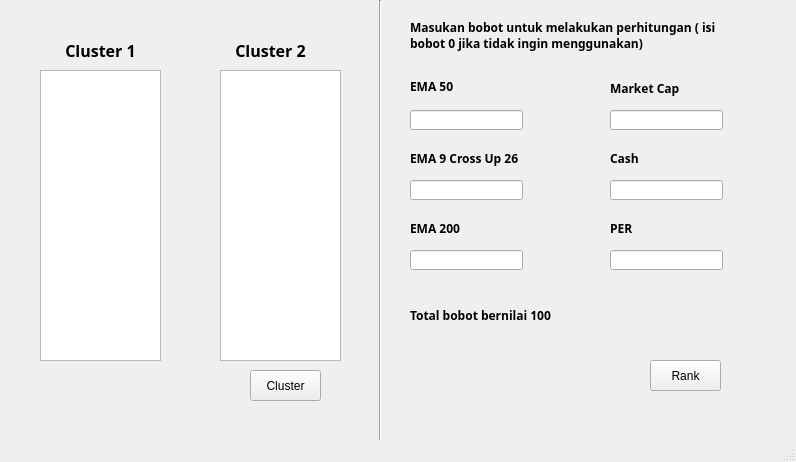
<?xml version="1.0" encoding="UTF-8"?>
<ui version="4.0">
 <class>MainWindow</class>
 <widget class="QMainWindow" name="MainWindow">
  <property name="geometry">
   <rect>
    <x>0</x>
    <y>0</y>
    <width>796</width>
    <height>462</height>
   </rect>
  </property>
  <property name="windowTitle">
   <string>MainWindow</string>
  </property>
  <property name="autoFillBackground">
   <bool>true</bool>
  </property>
  <widget class="QWidget" name="centralwidget">
   <widget class="QPushButton" name="pushButton_6">
    <property name="geometry">
     <rect>
      <x>250</x>
      <y>370</y>
      <width>71</width>
      <height>31</height>
     </rect>
    </property>
    <property name="styleSheet">
     <string notr="true">font: 87 8pt &quot;Arial Black&quot;;</string>
    </property>
    <property name="text">
     <string>Cluster</string>
    </property>
   </widget>
   <widget class="Line" name="line">
    <property name="geometry">
     <rect>
      <x>370</x>
      <y>0</y>
      <width>20</width>
      <height>461</height>
     </rect>
    </property>
    <property name="autoFillBackground">
     <bool>true</bool>
    </property>
    <property name="orientation">
     <enum>Qt::Vertical</enum>
    </property>
   </widget>
   <widget class="QLabel" name="label_8">
    <property name="enabled">
     <bool>true</bool>
    </property>
    <property name="geometry">
     <rect>
      <x>60</x>
      <y>40</y>
      <width>81</width>
      <height>21</height>
     </rect>
    </property>
    <property name="font">
     <font>
      <family>Arial Black</family>
      <pointsize>12</pointsize>
      <weight>75</weight>
      <italic>false</italic>
      <bold>true</bold>
     </font>
    </property>
    <property name="acceptDrops">
     <bool>true</bool>
    </property>
    <property name="autoFillBackground">
     <bool>false</bool>
    </property>
    <property name="styleSheet">
     <string notr="true"/>
    </property>
    <property name="text">
     <string>Cluster 1</string>
    </property>
    <property name="scaledContents">
     <bool>false</bool>
    </property>
    <property name="alignment">
     <set>Qt::AlignCenter</set>
    </property>
   </widget>
   <widget class="QLabel" name="label_9">
    <property name="enabled">
     <bool>true</bool>
    </property>
    <property name="geometry">
     <rect>
      <x>230</x>
      <y>40</y>
      <width>81</width>
      <height>21</height>
     </rect>
    </property>
    <property name="font">
     <font>
      <family>Arial Black</family>
      <pointsize>12</pointsize>
      <weight>75</weight>
      <italic>false</italic>
      <bold>true</bold>
     </font>
    </property>
    <property name="acceptDrops">
     <bool>true</bool>
    </property>
    <property name="autoFillBackground">
     <bool>false</bool>
    </property>
    <property name="styleSheet">
     <string notr="true"/>
    </property>
    <property name="text">
     <string>Cluster 2</string>
    </property>
    <property name="scaledContents">
     <bool>false</bool>
    </property>
    <property name="alignment">
     <set>Qt::AlignCenter</set>
    </property>
   </widget>
   <widget class="QPushButton" name="pushButton_7">
    <property name="geometry">
     <rect>
      <x>650</x>
      <y>360</y>
      <width>71</width>
      <height>31</height>
     </rect>
    </property>
    <property name="styleSheet">
     <string notr="true">font: 87 8pt &quot;Arial Black&quot;;</string>
    </property>
    <property name="text">
     <string>Rank</string>
    </property>
   </widget>
   <widget class="QLineEdit" name="lineEdit">
    <property name="geometry">
     <rect>
      <x>410</x>
      <y>110</y>
      <width>113</width>
      <height>20</height>
     </rect>
    </property>
   </widget>
   <widget class="QLabel" name="label">
    <property name="geometry">
     <rect>
      <x>410</x>
      <y>80</y>
      <width>46</width>
      <height>13</height>
     </rect>
    </property>
    <property name="font">
     <font>
      <family>Arial Black</family>
      <weight>75</weight>
      <bold>true</bold>
     </font>
    </property>
    <property name="autoFillBackground">
     <bool>false</bool>
    </property>
    <property name="text">
     <string>EMA 50</string>
    </property>
   </widget>
   <widget class="QLabel" name="label_2">
    <property name="geometry">
     <rect>
      <x>410</x>
      <y>150</y>
      <width>121</width>
      <height>16</height>
     </rect>
    </property>
    <property name="font">
     <font>
      <family>Arial Black</family>
      <weight>75</weight>
      <bold>true</bold>
     </font>
    </property>
    <property name="autoFillBackground">
     <bool>false</bool>
    </property>
    <property name="text">
     <string>EMA 9 Cross Up 26</string>
    </property>
   </widget>
   <widget class="QLineEdit" name="lineEdit_2">
    <property name="geometry">
     <rect>
      <x>410</x>
      <y>180</y>
      <width>113</width>
      <height>20</height>
     </rect>
    </property>
   </widget>
   <widget class="QLineEdit" name="lineEdit_3">
    <property name="geometry">
     <rect>
      <x>410</x>
      <y>250</y>
      <width>113</width>
      <height>20</height>
     </rect>
    </property>
   </widget>
   <widget class="QLabel" name="label_3">
    <property name="geometry">
     <rect>
      <x>410</x>
      <y>220</y>
      <width>121</width>
      <height>16</height>
     </rect>
    </property>
    <property name="font">
     <font>
      <family>Arial Black</family>
      <weight>75</weight>
      <bold>true</bold>
     </font>
    </property>
    <property name="autoFillBackground">
     <bool>false</bool>
    </property>
    <property name="text">
     <string>EMA 200</string>
    </property>
   </widget>
   <widget class="QLabel" name="label_4">
    <property name="geometry">
     <rect>
      <x>610</x>
      <y>80</y>
      <width>81</width>
      <height>16</height>
     </rect>
    </property>
    <property name="font">
     <font>
      <family>Arial Black</family>
      <weight>75</weight>
      <bold>true</bold>
     </font>
    </property>
    <property name="autoFillBackground">
     <bool>false</bool>
    </property>
    <property name="text">
     <string>Market Cap</string>
    </property>
   </widget>
   <widget class="QLineEdit" name="lineEdit_4">
    <property name="geometry">
     <rect>
      <x>610</x>
      <y>110</y>
      <width>113</width>
      <height>20</height>
     </rect>
    </property>
   </widget>
   <widget class="QLabel" name="label_5">
    <property name="geometry">
     <rect>
      <x>610</x>
      <y>150</y>
      <width>81</width>
      <height>16</height>
     </rect>
    </property>
    <property name="font">
     <font>
      <family>Arial Black</family>
      <weight>75</weight>
      <bold>true</bold>
     </font>
    </property>
    <property name="autoFillBackground">
     <bool>false</bool>
    </property>
    <property name="text">
     <string>Cash</string>
    </property>
   </widget>
   <widget class="QLineEdit" name="lineEdit_5">
    <property name="geometry">
     <rect>
      <x>610</x>
      <y>180</y>
      <width>113</width>
      <height>20</height>
     </rect>
    </property>
   </widget>
   <widget class="QLineEdit" name="lineEdit_6">
    <property name="geometry">
     <rect>
      <x>610</x>
      <y>250</y>
      <width>113</width>
      <height>20</height>
     </rect>
    </property>
   </widget>
   <widget class="QLabel" name="label_6">
    <property name="geometry">
     <rect>
      <x>610</x>
      <y>220</y>
      <width>81</width>
      <height>16</height>
     </rect>
    </property>
    <property name="font">
     <font>
      <family>Arial Black</family>
      <weight>75</weight>
      <bold>true</bold>
     </font>
    </property>
    <property name="autoFillBackground">
     <bool>false</bool>
    </property>
    <property name="text">
     <string>PER</string>
    </property>
   </widget>
   <widget class="QLabel" name="label_7">
    <property name="geometry">
     <rect>
      <x>410</x>
      <y>10</y>
      <width>311</width>
      <height>51</height>
     </rect>
    </property>
    <property name="font">
     <font>
      <family>Arial Black</family>
      <weight>75</weight>
      <bold>true</bold>
     </font>
    </property>
    <property name="autoFillBackground">
     <bool>true</bool>
    </property>
    <property name="text">
     <string>Masukan bobot untuk melakukan perhitungan ( isi bobot 0 jika tidak ingin menggunakan)</string>
    </property>
    <property name="wordWrap">
     <bool>true</bool>
    </property>
   </widget>
   <widget class="QLabel" name="label_10">
    <property name="geometry">
     <rect>
      <x>410</x>
      <y>290</y>
      <width>311</width>
      <height>51</height>
     </rect>
    </property>
    <property name="font">
     <font>
      <family>Arial Black</family>
      <weight>75</weight>
      <bold>true</bold>
     </font>
    </property>
    <property name="autoFillBackground">
     <bool>true</bool>
    </property>
    <property name="text">
     <string>Total bobot bernilai 100</string>
    </property>
    <property name="wordWrap">
     <bool>true</bool>
    </property>
   </widget>
   <widget class="QListWidget" name="listWidget">
    <property name="geometry">
     <rect>
      <x>40</x>
      <y>70</y>
      <width>121</width>
      <height>291</height>
     </rect>
    </property>
   </widget>
   <widget class="QListWidget" name="listWidget_2">
    <property name="geometry">
     <rect>
      <x>220</x>
      <y>70</y>
      <width>121</width>
      <height>291</height>
     </rect>
    </property>
   </widget>
  </widget>
  <widget class="QMenuBar" name="menubar">
   <property name="geometry">
    <rect>
     <x>0</x>
     <y>0</y>
     <width>796</width>
     <height>21</height>
    </rect>
   </property>
  </widget>
  <widget class="QStatusBar" name="statusbar"/>
 </widget>
 <resources/>
 <connections/>
</ui>
